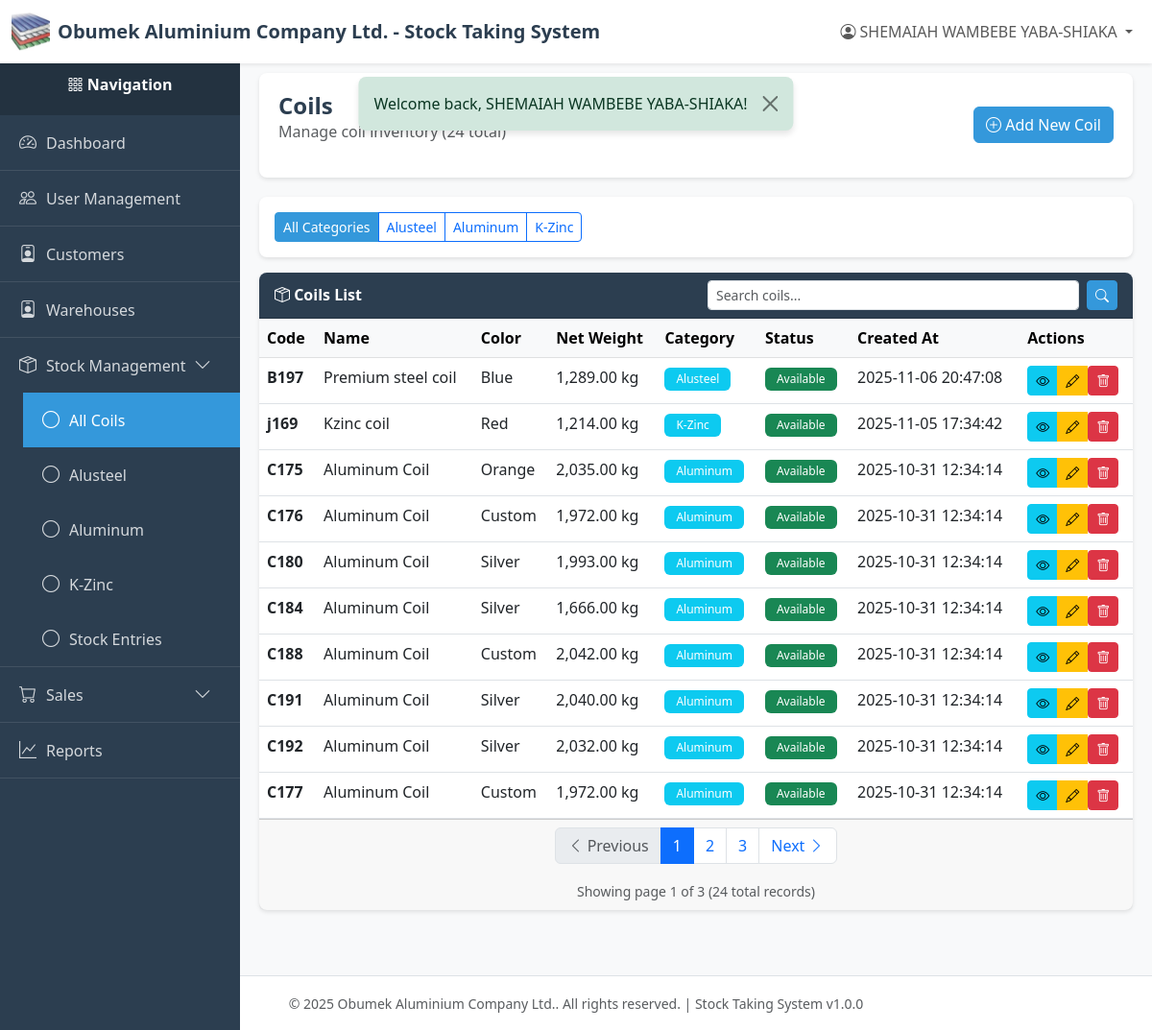
Page /index.php?page=coils (signed in) on the committed database.
### tables this page shows
CREATE TABLE `coils` (
  `id` int(11) NOT NULL,
  `code` varchar(100) NOT NULL,
  `name` varchar(255) NOT NULL,
  `color` varchar(50) NOT NULL,
  `net_weight` decimal(10,2) NOT NULL,
  `category` varchar(50) NOT NULL,
  `status` varchar(50) NOT NULL DEFAULT 'available',
  `created_by` int(11) NOT NULL,
  `created_at` timestamp NOT NULL DEFAULT current_timestamp(),
  `updated_at` timestamp NULL DEFAULT NULL ON UPDATE current_timestamp(),
  `deleted_at` timestamp NULL DEFAULT NULL
);

### index.php (called while the page is built, shortened)
<?php
require_once __DIR__ . '/utils/auth_middleware.php';
require_once __DIR__ . '/controllers/routes.php';

### config/db.php (called while the page is built, shortened)
<?php
class Database {
    private static $instance = null;
    private $connection;
    private $host = 'localhost';
    private $db_name = 'stock_system';
    private $username = 'root';
    private $password = '';
    private $charset = 'utf8mb4';
    private function __construct() {
        try {
            $dsn = "mysql:host={$this->host};dbname={$this->db_name};charset={$this->charset}";
            $options = [
                PDO::ATTR_ERRMODE            => PDO::ERRMODE_EXCEPTION,
                PDO::ATTR_DEFAULT_FETCH_MODE => PDO::FETCH_ASSOC,
                PDO::ATTR_EMULATE_PREPARES   => false,
            ];
            $this->connection = new PDO($dsn, $this->username, $this->password, $options);
        } catch (PDOException $e) {
            error_log("Database Connection Error: " . $e->getMessage());
            die("Database connection failed. Please contact the administrator.");
        }
    }
    public static function getInstance() {
        if (self::$instance === null) {
            self::$instance = new self();
        }
        return self::$instance;
    }
    public function getConnection() {
        return $this->connection;
    }
}

### models/coil.php (called while the page is built, shortened)
<?php
require_once __DIR__ . '/../config/db.php';
class Coil
{
    private $db;
    private $table = 'coils';
    public function __construct()
    {
        $this->db = Database::getInstance()->getConnection();
    }
    public function getAll($category = null, $limit = RECORDS_PER_PAGE, $offset = 0)
    {
        try {
            $sql = "SELECT c.*, u.name as created_by_name
                    FROM {$this->table} c
                    LEFT JOIN users u ON c.created_by = u.id
                    WHERE c.deleted_at IS NULL";
            $sql .= ' ORDER BY c.created_at DESC LIMIT :limit OFFSET :offset';
            $stmt = $this->db->prepare($sql);
            $stmt->bindValue(':limit', $limit, PDO::PARAM_INT);
            $stmt->bindValue(':offset', $offset, PDO::PARAM_INT);
            $stmt->execute();
            return $stmt->fetchAll();
        } catch (PDOException $e) {
            error_log('Coil fetch error: ' . $e->getMessage());
            return [];
        }
    }
    public function count($category = null)
    {
        try {
            $sql = "SELECT COUNT(*) as total FROM {$this->table} WHERE deleted_at IS NULL";
            $stmt = $this->db->prepare($sql);
            $stmt->execute();
            $result = $stmt->fetch();
            return $result['total'] ?? 0;
        } catch (PDOException $e) {
            error_log('Coil count error: ' . $e->getMessage());
            return 0;
        }
    }
}

### utils/auth_middleware.php (called while the page is built, shortened)
<?php
function hasPermission($module, $action = ACTION_VIEW) {
    if (isset($_SESSION['user_role']) && $_SESSION['user_role'] === ROLE_SUPER_ADMIN) {
        return true;
    }
    $permissions = $_SESSION['permissions'];
    return in_array($action, $permissions[$module]);
}

### utils/helpers.php (called while the page is built, shortened)
<?php
function formatDate($date, $format = 'Y-m-d H:i:s') {
    $timestamp = strtotime($date);
    return $timestamp ? date($format, $timestamp) : $date;
}

### views/stock/coils/index.php (the view, shortened to what this page needs)
<?php
require_once __DIR__ . '/../../../config/db.php';
require_once __DIR__ . '/../../../models/coil.php';
require_once __DIR__ . '/../../../utils/helpers.php';
$category = $_GET['category'] ?? null;
$currentPage = isset($_GET['page_num']) ? (int)$_GET['page_num'] : 1;
$searchQuery = $_GET['search'] ?? '';
$coilModel = new Coil();
if (!empty($searchQuery)) {
    $coils = $coilModel->search($searchQuery, $category, RECORDS_PER_PAGE, ($currentPage - 1) * RECORDS_PER_PAGE);
    $totalCoils = count($coils);
} else {
    $coils = $coilModel->getAll($category, RECORDS_PER_PAGE, ($currentPage - 1) * RECORDS_PER_PAGE);
    $totalCoils = $coilModel->count($category);
}
require_once __DIR__ . '/../../../layout/header.php';
require_once __DIR__ . '/../../../layout/sidebar.php';
?>
<div class="content-wrapper">
    <div class="page-header">
        <div class="d-flex justify-content-between align-items-center">
            <div>
                <h1 class="page-title">
                    <?php echo $category ? STOCK_CATEGORIES[$category] . ' ' : ''; ?>Coils
                </h1>
                <p class="text-muted">Manage coil inventory (<?php echo $totalCoils; ?> total)</p>
            </div>
            <?php if (hasPermission(MODULE_STOCK_MANAGEMENT, ACTION_CREATE)): ?>
            <a href="/new-stock-system/index.php?page=coils_create" class="btn btn-primary">
                <i class="bi bi-plus-circle"></i> Add New Coil
            </a>
            <?php endif; ?>
        </div>
    </div>
    <div class="card mb-3">
        <div class="card-body">
            <div class="btn-group" role="group">
                <a href="/new-stock-system/index.php?page=coils"
                   class="btn btn-sm <?php echo !$category ? 'btn-primary' : 'btn-outline-primary'; ?>">
                    All Categories
                </a>
                <?php foreach (STOCK_CATEGORIES as $catKey => $catName): ?>
                <a href="/new-stock-system/index.php?page=coils&category=<?php echo $catKey; ?>"
                   class="btn btn-sm <?php echo $category === $catKey ? 'btn-primary' : 'btn-outline-primary'; ?>">
                    <?php echo $catName; ?>
                </a>
                <?php endforeach; ?>
            </div>
        </div>
    </div>
    <div class="card">
        <div class="card-header">
            <div class="row align-items-center">
                <div class="col-md-6">
                    <i class="bi bi-box-seam"></i> Coils List
                </div>
                <div class="col-md-6">
                    <form method="GET" action="/new-stock-system/index.php" class="d-flex">
                        <input type="text" name="search" class="form-control form-control-sm me-2"
                               placeholder="Search coils..." value="<?php echo htmlspecialchars($searchQuery); ?>">
                        <button type="submit" class="btn btn-sm btn-primary"><i class="bi bi-search"></i></button>
                    </form>
                </div>
            </div>
        </div>
        <div class="card-body p-0">
            <?php if (empty($coils)): ?>
            <div class="alert alert-info m-3">
                <i class="bi bi-info-circle"></i> No coils found.
            </div>
            <?php else: ?>
            <div class="table-responsive">
                <table class="table table-hover mb-0">
                    <thead class="table-light">
                        <tr>
                            <th>Code</th>
                            <th>Name</th>
                            <th>Color</th>
                            <th>Net Weight</th>
                            <th>Category</th>
                            <th>Status</th>
                            <th>Created At</th>
                            <th>Actions</th>
                        </tr>
                    </thead>
                    <tbody>
                        <?php foreach ($coils as $coil): ?>
                        <tr>
                            <td><strong><?php echo htmlspecialchars($coil['code']); ?></strong></td>
                            <td><?php echo htmlspecialchars($coil['name']); ?></td>
                            <td><?php echo htmlspecialchars(COIL_COLORS[$coil['color']] ?? $coil['color']); ?></td>
                            <td><?php echo number_format($coil['net_weight'], 2); ?> kg</td>
                            <td>
                                <span class="badge bg-info">
                                    <?php echo STOCK_CATEGORIES[$coil['category']] ?? $coil['category']; ?>
                                </span>
                            </td>
                            <td>
                                <?php
                                $status = $coil['status'] ?? 'available';
                                $badgeClass = 'badge-secondary';
                                if ($status === 'available') {
                                    $badgeClass = 'bg-success';
                                } elseif ($status === 'factory_use') {
                                    $badgeClass = 'bg-warning';
                                } elseif ($status === 'sold') {
                                    $badgeClass = 'bg-danger';
                                }
                                $statusText = STOCK_STATUSES[$status] ?? ucfirst(str_replace('_', ' ', $status));
                                ?>
                                <span class="badge <?php echo $badgeClass; ?>">
                                    <?php echo $statusText; ?>
                                </span>
                            </td>
                            <td>
                                <?php
                                if (isset($coil['created_at']) && !empty($coil['created_at'])) {
                                    echo formatDate($coil['created_at']);
                                } else {
                                    echo '<span class="text-muted">N/A</span>';
                                }
                                ?>
                            </td>
                            <td>
                                <div class="btn-group btn-group-sm" role="group">
                                    <?php if (hasPermission(MODULE_STOCK_MANAGEMENT, ACTION_VIEW)): ?>
                                    <a href="/new-stock-system/index.php?page=coils_view&id=<?php echo $coil['id']; ?>"
                                       class="btn btn-info btn-sm"
                                       title="View Details">
                                        <i class="bi bi-eye"></i>
                                    </a>
                                    <?php endif; ?>
                                    <?php if (hasPermission(MODULE_STOCK_MANAGEMENT, ACTION_EDIT)): ?>
                                    <a href="/new-stock-system/index.php?page=coils_edit&id=<?php echo $coil['id']; ?>"
                                       class="btn btn-warning btn-sm"
                                       title="Edit">
                                        <i class="bi bi-pencil"></i>
                                    </a>
                                    <?php endif; ?>
                                    <?php if (hasPermission(MODULE_STOCK_MANAGEMENT, ACTION_DELETE)): ?>
                                    <form method="POST"
                                          action="/new-stock-system/controllers/coils/delete/index.php"
                                          style="display: inline-block;"
                                          onsubmit="return confirm('Are you sure you want to delete this coil?');">
                                        <button type="submit" class="btn btn-danger btn-sm" title="Delete">
                                            <i class="bi bi-trash"></i>
                                        </button>
                                    </form>
                                    <?php endif; ?>
                                </div>
                            </td>
                        </tr>
                        <?php endforeach; ?>
                    </tbody>
                </table>
            </div>
            <?php endif; ?>
        </div>
        <?php if (!empty($coils)): ?>
        <div class="card-footer">
            <?php $queryParams = $_GET; include __DIR__ . '/../../../layout/pagination.php'; ?>
        </div>
        <?php endif; ?>
    </div>
</div>
<?php require_once __DIR__ . '/../../../layout/footer.php'; ?>

### layout/header.php (style rules this page uses)
:root { --primary-color: #2c3e50; --secondary-color: #3498db; --success-color: #27ae60; --danger-color: #e74c3c; --warning-color: #f39c12; --sidebar-width: 250px; }
body { font-family: 'Segoe UI', Tahoma, Geneva, Verdana, sans-serif; background-color: #f8f9fa; }
.content-wrapper { flex: 1; padding: 20px; margin-left: var(--sidebar-width); transition: margin-left 0.3s; }
.page-header { background: white; padding: 20px; border-radius: 8px; box-shadow: 0 2px 4px rgba(0,0,0,0.1); margin-bottom: 20px; }
.page-title { margin: 0; color: var(--primary-color); font-size: 24px; font-weight: 600; }
.card { border: none; box-shadow: 0 2px 4px rgba(0,0,0,0.1); border-radius: 8px; }
.card-header { background-color: var(--primary-color); color: white; font-weight: 600; border-radius: 8px 8px 0 0 !important; }
.btn-primary { background-color: var(--secondary-color); border-color: var(--secondary-color); }
.table { background: white; }
.badge { padding: 6px 12px; font-weight: 500; }

### rows in the picture
coils: code "B197", name "Premium steel coil", color "Blue", net_weight "1,289.00", category "Alusteel", status "Available", created_at "2025-11-06 20:47:08"
coils: code "j169", name "Kzinc coil", color "Red", net_weight "1,214.00", category "K-Zinc", status "Available", created_at "2025-11-05 17:34:42"
coils: code "C175", name "Aluminum Coil", color "Orange", net_weight "2,035.00", category "Aluminum", status "Available", created_at "2025-10-31 12:34:14"
coils: code "C176", name "Aluminum Coil", color "Custom", net_weight "1,972.00", category "Aluminum", status "Available", created_at "2025-10-31 12:34:14"
coils: code "C180", name "Aluminum Coil", color "Silver", net_weight "1,993.00", category "Aluminum", status "Available", created_at "2025-10-31 12:34:14"
coils: code "C184", name "Aluminum Coil", color "Silver", net_weight "1,666.00", category "Aluminum", status "Available", created_at "2025-10-31 12:34:14"
coils: code "C188", name "Aluminum Coil", color "Custom", net_weight "2,042.00", category "Aluminum", status "Available", created_at "2025-10-31 12:34:14"
coils: code "C191", name "Aluminum Coil", color "Silver", net_weight "2,040.00", category "Aluminum", status "Available", created_at "2025-10-31 12:34:14"
coils: code "C192", name "Aluminum Coil", color "Silver", net_weight "2,032.00", category "Aluminum", status "Available", created_at "2025-10-31 12:34:14"
coils: code "C177", name "Aluminum Coil", color "Custom", net_weight "1,972.00", category "Aluminum", status "Available", created_at "2025-10-31 12:34:14"

### other values in the picture
COMPANY_NAME "Obumek Aluminium Company Ltd."
APP_NAME "Stock Taking System"
$currentUser['name'] "SHEMAIAH WAMBEBE YABA-SHIAKA"
$flash['message'] "Welcome back, SHEMAIAH WAMBEBE YABA-SHIAKA!"
$totalCoils "24"
$catName "Alusteel"
$catName "Aluminum"
$catName "K-Zinc"
$currentPage "1"
$totalPages "3"
$paginationData['total'] "24"
APP_VERSION "1.0.0"
